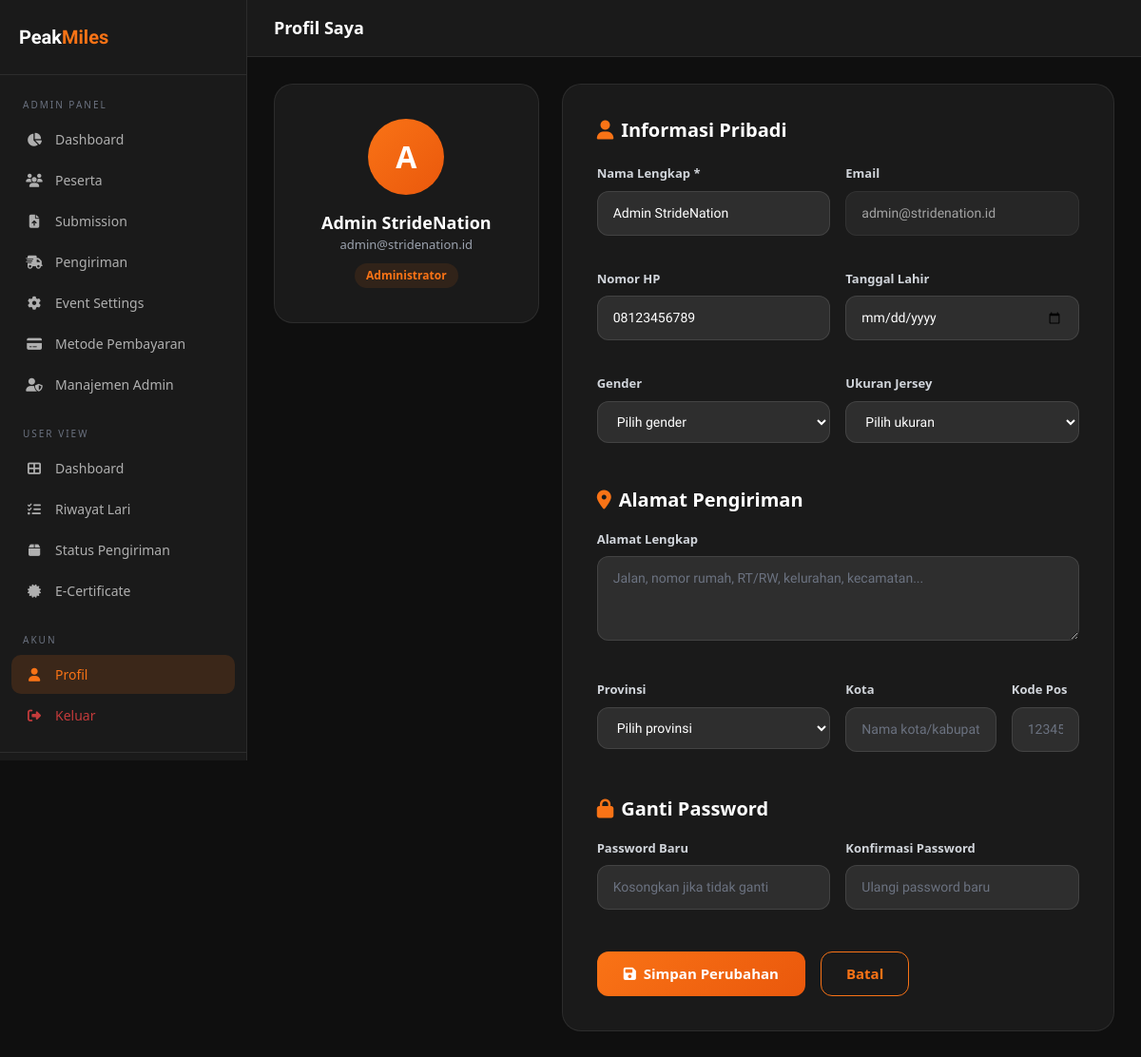
/profile.php (signed in), run on an earlier commit of the app's database.
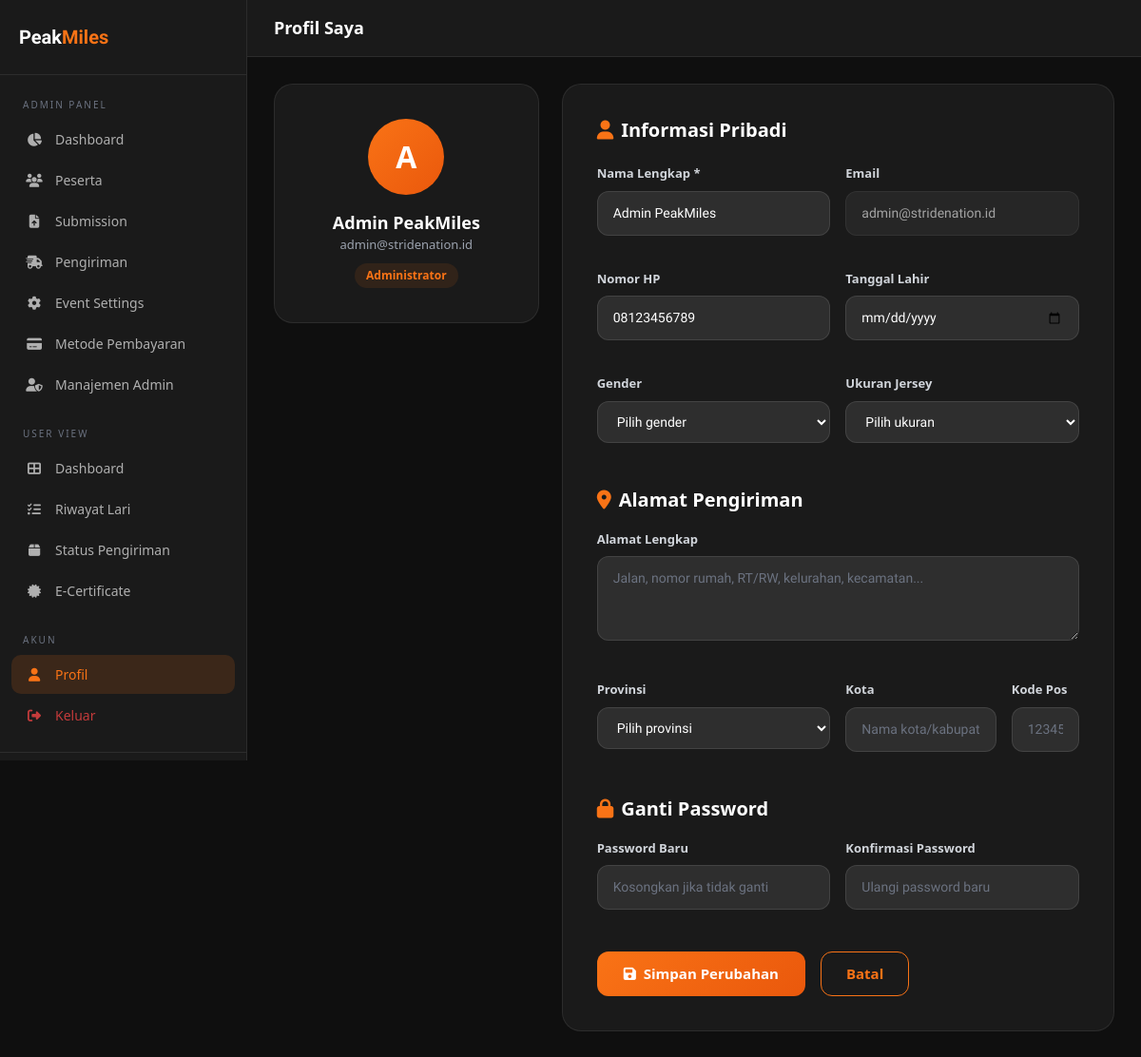
And on a later commit of the database.
### tables this page shows
CREATE TABLE IF NOT EXISTS users (
    id INT AUTO_INCREMENT PRIMARY KEY,
    name VARCHAR(100) NOT NULL,
    email VARCHAR(150) NOT NULL UNIQUE,
    phone VARCHAR(20),
    password_hash VARCHAR(255) NOT NULL,
    role ENUM('user', 'admin') DEFAULT 'user',
    is_active TINYINT(1) DEFAULT 1,
    reset_token VARCHAR(100) NULL,
    reset_expires DATETIME NULL,
    created_at DATETIME DEFAULT CURRENT_TIMESTAMP,
    updated_at DATETIME DEFAULT CURRENT_TIMESTAMP ON UPDATE CURRENT_TIMESTAMP
);

### includes/sidebar.php (called while the page is built, shortened)
<?php
require_once __DIR__ . '/functions.php';
$currentUser = getCurrentUser();
?>

### includes/functions.php (called while the page is built, shortened)
<?php
function getCurrentUser(): ?array {
    $db = getDB();
    $stmt = $db->prepare("SELECT u.*, p.dob, p.gender, p.address_full, p.province, p.city, p.postal_code, p.jersey_size
        FROM users u LEFT JOIN user_profiles p ON u.id = p.user_id WHERE u.id = ?");
    $stmt->execute([$_SESSION['user_id']]);
    return $stmt->fetch() ?: null;
}
function sanitize(string $input): string {
    return htmlspecialchars(trim($input), ENT_QUOTES, 'UTF-8');
}

### profile.php (the view, shortened to what the changed rows need)
<?php
require_once __DIR__ . '/includes/functions.php';
$user = getCurrentUser();
?>
<!DOCTYPE html>
<html lang="id">
<head>
<link rel="stylesheet" href="<?= SITE_URL ?>/assets/css/style.css">
<link rel="stylesheet" href="https://cdn.jsdelivr.net/npm/bootstrap@5.3.0/dist/css/bootstrap.min.css">
<link rel="stylesheet" href="https://cdnjs.cloudflare.com/ajax/libs/font-awesome/6.4.0/css/all.min.css">
</head>
<body>
<div class="dashboard-layout">
  <?php require_once __DIR__ . '/includes/sidebar.php'; ?>
  <div class="main-content">
    <div class="page-content">
      <form method="POST" action="">
        <div class="row g-4">
          <div class="col-lg-4">
            <div class="form-card text-center">
              <div style="width:80px;height:80px;border-radius:50%;background:linear-gradient(135deg,var(--primary),var(--primary-dark));display:flex;align-items:center;justify-content:center;font-weight:800;font-size:32px;color:#fff;margin:0 auto 16px;">
                <?= strtoupper(substr($user['name'], 0, 1)) ?>
              </div>
              <div style="font-size:18px;font-weight:700;color:#fff;"><?= sanitize($user['name']) ?></div>
              <div style="font-size:13px;color:var(--gray-light);"><?= sanitize($user['email']) ?></div>
              <div class="mt-2">
                <span class="status-badge" style="background:rgba(249,115,22,0.1);color:var(--primary);">
                </span>
              </div>
            </div>
          </div>
          <div class="col-lg-8">
            <div class="form-card">
              <div class="row g-3">
                <div class="col-md-6">
                  <div class="form-group">
                    <label class="form-label">Nama Lengkap *</label>
                    <input type="text" name="name" class="form-control-custom" value="<?= sanitize($user['name']) ?>" required>
                  </div>
                </div>
                <div class="col-md-6">
                  <div class="form-group">
                    <label class="form-label">Email</label>
                    <input type="email" class="form-control-custom" value="<?= sanitize($user['email']) ?>" disabled style="opacity:0.6;">
                  </div>
                </div>
                <div class="col-md-6">
                  <div class="form-group">
                    <label class="form-label">Nomor HP</label>
                    <input type="tel" name="phone" class="form-control-custom" placeholder="08xx..." value="<?= sanitize($user['phone'] ?? '') ?>">
                  </div>
                </div>
              </div>
            </div>
          </div>
        </div>
      </form>
    </div>
  </div>
</div>
</body>
</html>

What changed in the data, as far as the page shows it:
changed users "admin@stridenation.id": name "Admin StrideNation" → "Admin PeakMiles"
